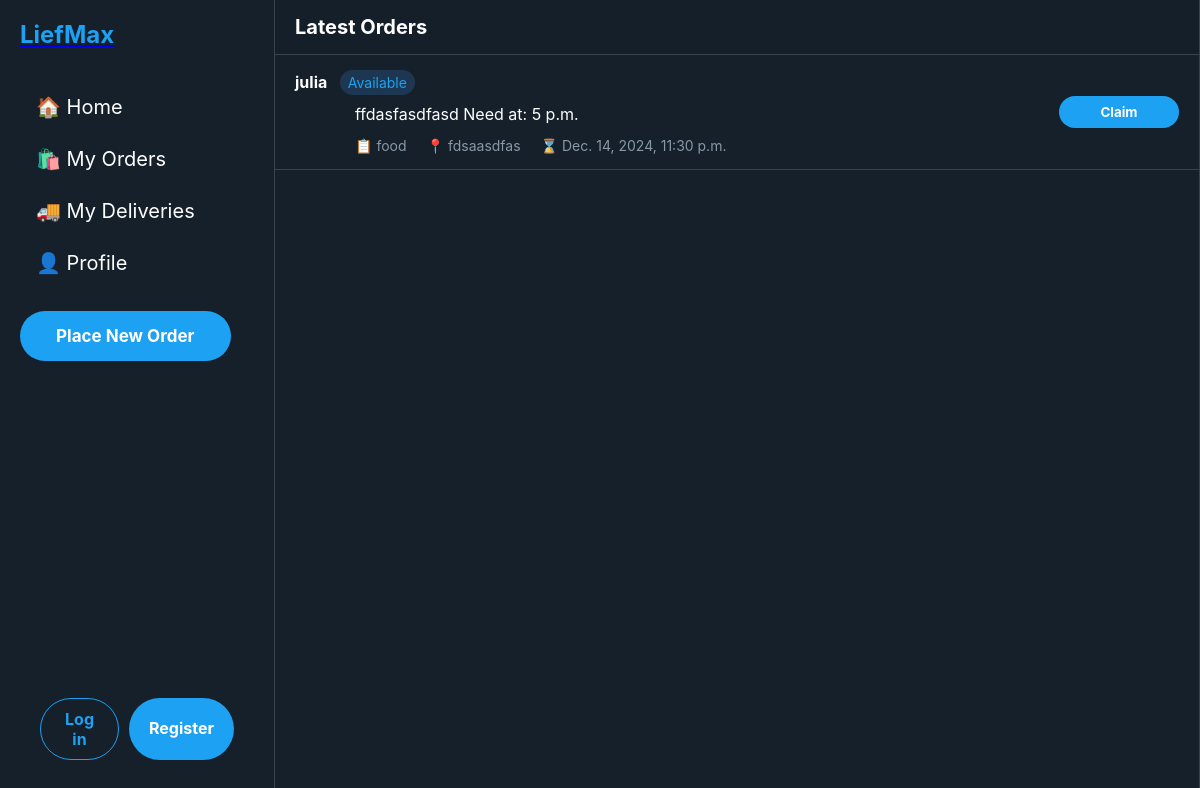
/, run on an earlier commit of the app's database.
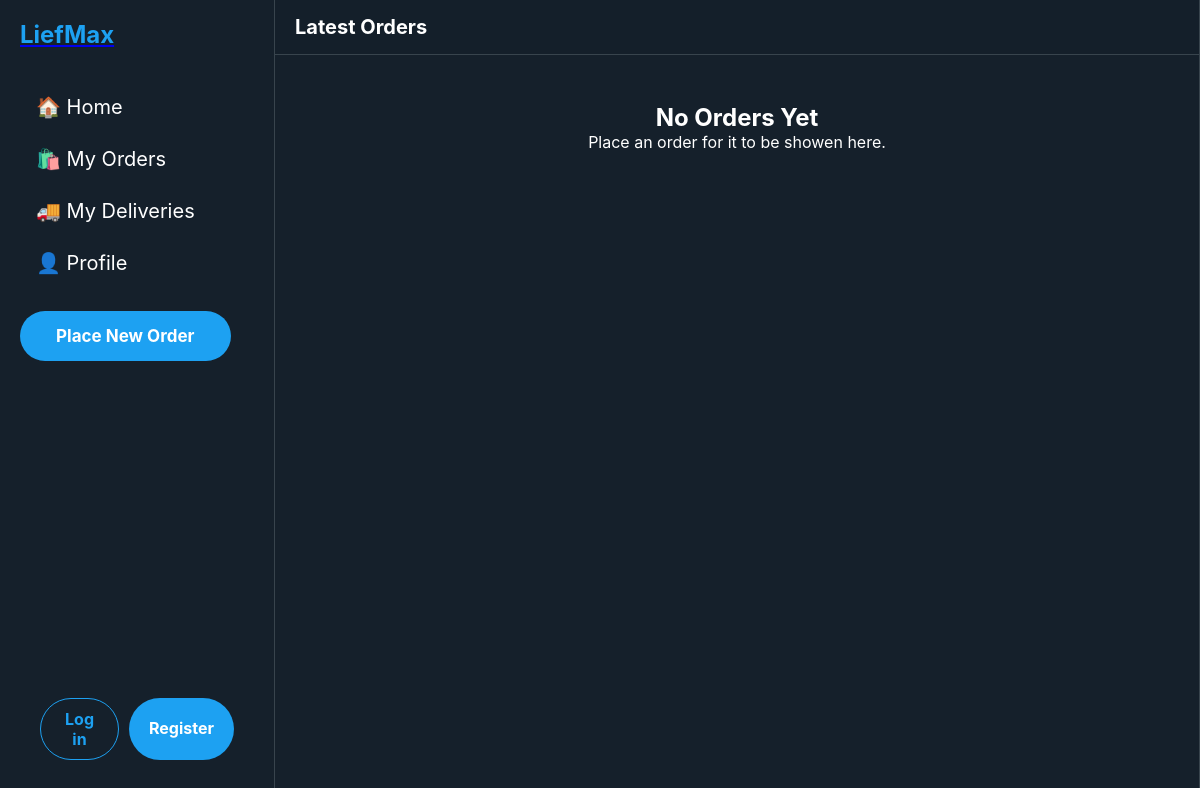
And on a later commit of the database.
### orders/models.py (models this page shows, shortened)
class Order(models.Model):
    CATEGORY_CHOICES = [
        ('groceries', 'Groceries'),
        ('food', 'Food'),
        ('other', 'Other')
    ]
    user = models.ForeignKey(User, on_delete=models.CASCADE, related_name='orders')
    location = models.CharField(max_length=255)
    items = models.TextField()
    preferred_delivery_time = models.TimeField()
    category = models.CharField(max_length=20, choices=CATEGORY_CHOICES)
    is_claimed = models.BooleanField(default=False)
    delivery_agent = models.ForeignKey(User, null=True, blank=True, on_delete=models.SET_NULL, related_name='deliveries')
    created_at = models.DateTimeField(auto_now_add=True)
    is_confirmed = models.BooleanField(default=False)
    is_delivery_agent_confirmed = models.BooleanField(default=False)
    is_canceled = models.BooleanField(default=False)
    cancellation_reason = models.CharField(max_length=255, null=True, blank=True)
    expected_delivery_time = models.DateTimeField(null=True, blank=True)

### orders/views.py (the view)
# urls.py: path('', views.order_list, name='order_list'),
def order_list(request):
    orders = Order.objects.filter(is_claimed=False).order_by('preferred_delivery_time')
    return render(request, 'orders/order_list.html', {'orders': orders})

### orders/templates/orders/order_list.html (shortened to what this page needs)
{% extends "base.html" %}
{% block content %}
<main class="main-content">
    <div class="header">Latest Orders</div>
    {% if not orders %}
    <div style="
        text-align: center;
        padding: 48px 24px;
        color: var(--twitter-light-gray);"
    >
        <h2>No Orders Yet</h2>
        <p>Place an order for it to be showen here.</p>
    </div>
    {% endif %}
    {% for order in orders %}
        {% if order.is_claimed == False %}
            <div class="post">
                <div class="post-header">
                    <div class="post-info">
                        <span class="user-name">{{order.user}}</span>
                        {% if order.is_claimed == False %}
                            <span class="order-tag available">Available</span>
                        {% else %}
                            <span class="order-tag claimed">Claimed</span>
                        {% endif %}
                    </div>
                </div>
                <div class="post-content">
                    {{order.items}}
                    Need at: {{order.preferred_delivery_time}}
                </div>
                <div class="post-actions">
                    <span class="action">📋 {{order.category}}</span>
                    <span class="action">📍 {{order.location}}</span>
                    <span class="action">⌛ {{order.created_at}}</span>
                </div>
                {% if order.is_claimed == False and order.user != request.user %}
                    <a href="{% url 'claim_order_page' order.id %}">
                        <button class="claim-button">Claim</button>
                    </a>
                {% endif %}
            </div>
        {% endif %}
    {% endfor %}
</main>
{% endblock %}

What changed in the data, as far as the page shows it:
no longer on this page (row edited): Order: user "julia", is_claimed "Available", items "ffdasfasdfasd", preferred_delivery_time "5 p.m.", category "food", location "fdsaasdfas", created_at "Dec. 14, 2024, 11:30 p.m."
Also different on the page:
text now shown: "No Orders Yet Place an order for it to be showen here."
